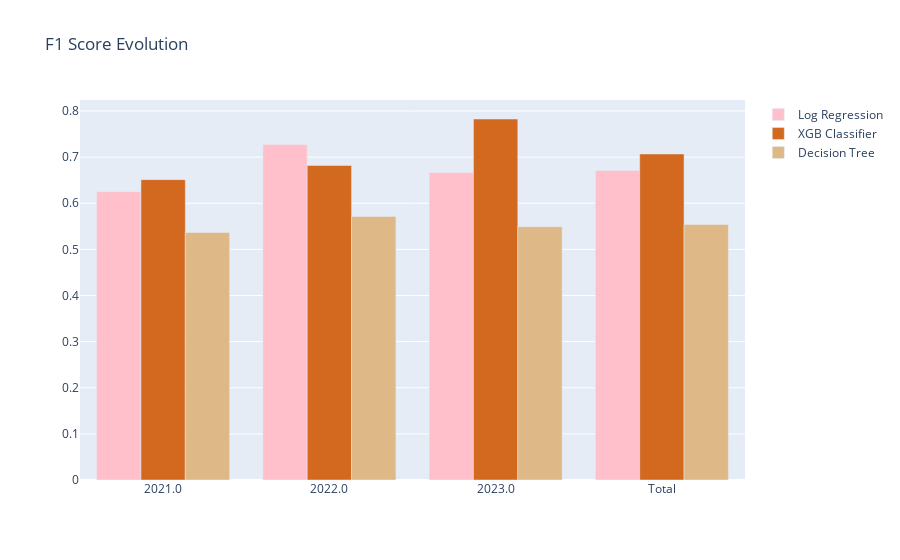
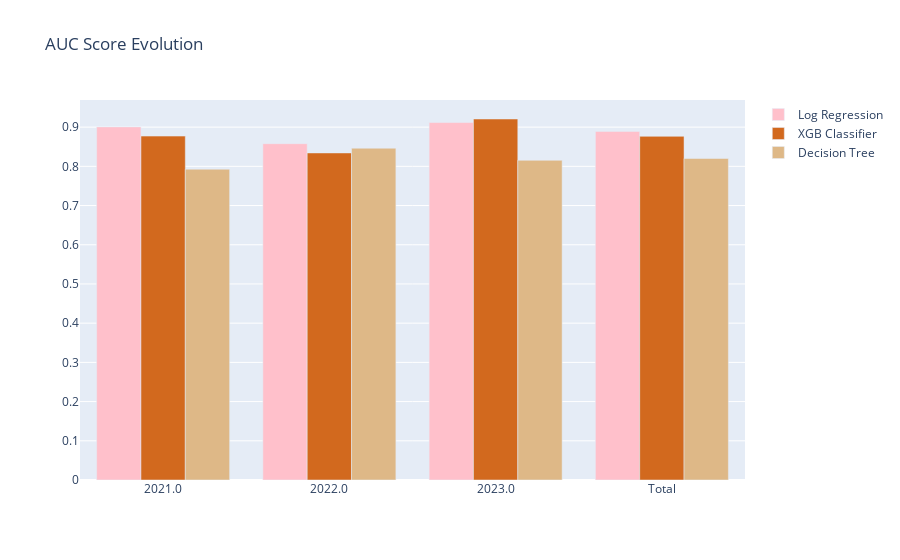

Write notebook code for charts like these, in order.
### Code cell
#plot evolution of scores for the F1 and AUC metrics
score_evolution_plot(f1_total, ['F1_Log', 'F1_XGB', 'F1_Tree'], 'F1 Score Evolution')
score_evolution_plot(auc_total, ['AUC_Log', 'AUC_XGB', 'AUC_Tree'], 'AUC Score Evolution')

### Figure 1 — Plotly figure (JSON) as saved in the notebook; plotly's stock layout.template omitted (floating-point values rounded to 4 significant figures)
{"data": [{"marker": {"color": "pink"}, "name": "Log Regression", "type": "bar", "x": ["2021.0", "2022.0", "2023.0", "Total"], "y": [0.625, 0.7273, 0.6667, 0.6712]}, {"marker": {"color": "chocolate"}, "name": "XGB Classifier", "type": "bar", "x": ["2021.0", "2022.0", "2023.0", "Total"], "y": [0.6512, 0.6818, 0.7826, 0.7068]}, {"marker": {"color": "burlywood"}, "name": "Decision Tree", "type": "bar", "x": ["2021.0", "2022.0", "2023.0", "Total"], "y": [0.5366, 0.5714, 0.549, 0.5541]}], "layout": {"barmode": "group", "title": {"text": "F1 Score Evolution"}}}

### Figure 2 — Plotly figure (JSON) as saved in the notebook; plotly's stock layout.template omitted (floating-point values rounded to 4 significant figures)
{"data": [{"marker": {"color": "pink"}, "name": "Log Regression", "type": "bar", "x": ["2021.0", "2022.0", "2023.0", "Total"], "y": [0.9006, 0.8578, 0.9118, 0.8891]}, {"marker": {"color": "chocolate"}, "name": "XGB Classifier", "type": "bar", "x": ["2021.0", "2022.0", "2023.0", "Total"], "y": [0.8771, 0.8342, 0.9207, 0.8765]}, {"marker": {"color": "burlywood"}, "name": "Decision Tree", "type": "bar", "x": ["2021.0", "2022.0", "2023.0", "Total"], "y": [0.7927, 0.8463, 0.8154, 0.82]}], "layout": {"barmode": "group", "title": {"text": "AUC Score Evolution"}}}
